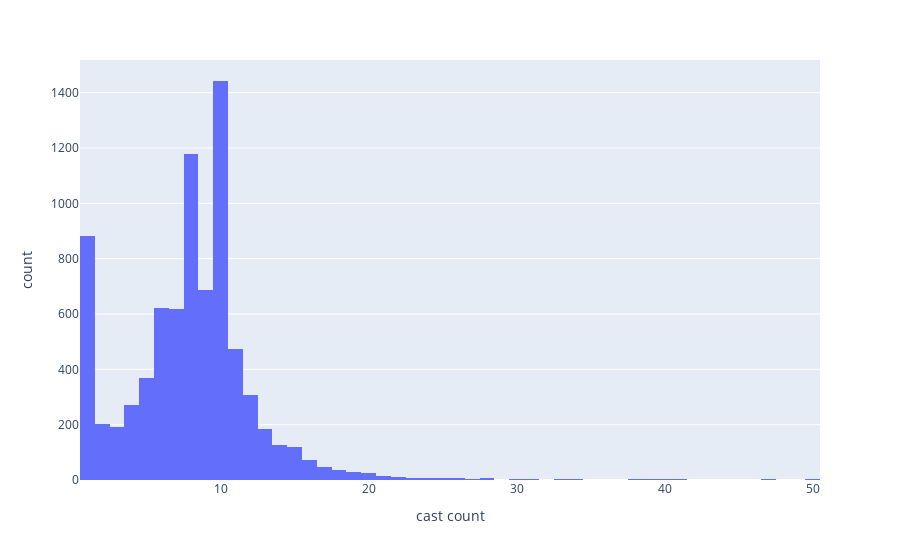

Here is the notebook cell this chart was saved with:
### Code cell
px.histogram(df,'cast count').update_xaxes(categoryorder='total descending')

### Figure 1 — Plotly figure (JSON) as saved in the notebook; plotly's stock layout.template omitted (floating-point values rounded to 4 significant figures; data arrays with more than 128 entries replaced by an {"elided": "..."} marker saying what was removed)
{"data": [{"alignmentgroup": "True", "bingroup": "x", "hovertemplate": "cast count=%{x}<br>count=%{y}<extra></extra>", "legendgroup": "", "marker": {"color": "#636efa", "pattern": {"shape": ""}}, "name": "", "offsetgroup": "", "orientation": "v", "showlegend": false, "type": "histogram", "x": {"elided": "7982 int values"}, "xaxis": "x", "yaxis": "y"}], "layout": {"barmode": "relative", "legend": {"tracegroupgap": 0}, "margin": {"t": 60}, "xaxis": {"anchor": "y", "categoryorder": "total descending", "domain": [0, 1], "title": {"text": "cast count"}}, "yaxis": {"anchor": "x", "domain": [0, 1], "title": {"text": "count"}}}}
